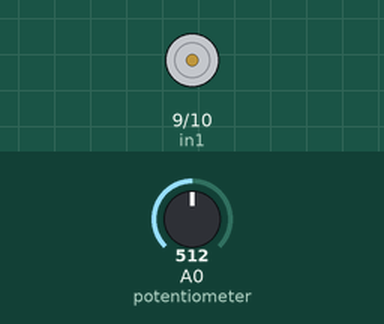
This sketch was run on a simulated Arduino Uno, built with avr-gcc and run on an emulated ATmega328P. On the bench: motor-driver pin pairs drawn as motors (green arrow = first pin HIGH = forward, orange = second pin HIGH = backward, longer = more drive). The test bench sets the inputs (shaded band); at power-on: A0 (potentiometer) = 512.

Above: at 1.2 s.
1.3 s: A0 (potentiometer) set to 534
At 2.5 s:
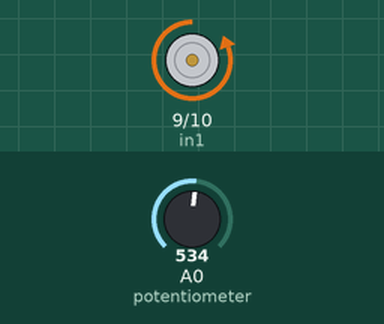
2.8 s: A0 (potentiometer) set to 306
At 3.8 s:
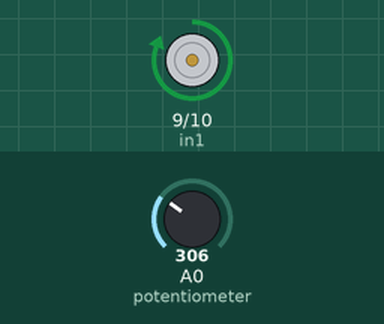
4.3 s: A0 (potentiometer) set to 716
At 4.9 s:
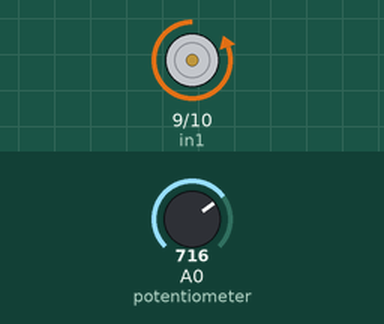
5.8 s: A0 (potentiometer) set to 245
At 6.1 s:
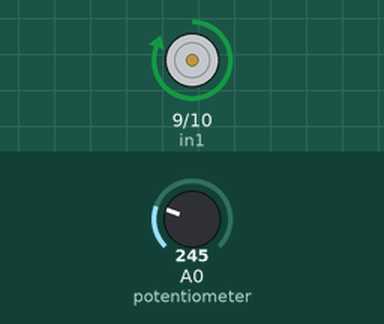
Timing chart, 0 to 8.3 s (numbered marks = the images above; inputs shaded):
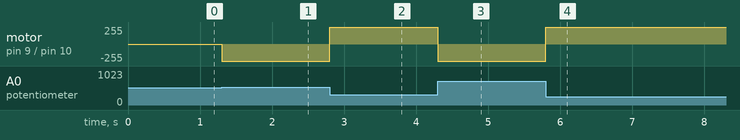

The sketch:

POT-Forwad_Reverse.ino
```cpp
#define in1 9
#define in2 10

void setup() {
  pinMode(in1, OUTPUT);
  pinMode(in2, OUTPUT);
}

void loop() {
  int potValue = analogRead(A0); // Read potentiometer value
  int pwmOutput = map(potValue, 0, 1023, 0 , 255); // Map the potentiometer value from 0 to 255

  if (pwmOutput<127 & pwmOutput>0) {
    int forward = map(pwmOutput, 0, 127, 0 , 255);
   digitalWrite(in2,LOW);
   digitalWrite(in1,forward);
  }
  if (pwmOutput>127 & pwmOutput<255) {
    int reverse = map(pwmOutput, 128, 255, 0 , 255);
    digitalWrite(in2,reverse);
    digitalWrite(in1,LOW);
  }
}
```

Measured:
- the behaviour switches between 517 and 518 on A0 (potentiometer) (found by bisection; images 0 and 1)
- after the input at 1.3 s, motor on pin 9 (in1) / pin 10 (in2): stopped → backward 255/255 at once
- after the input at 2.8 s, motor on pin 9 (in1) / pin 10 (in2): backward 255/255 → forward 255/255 at once
- after the input at 4.3 s, motor on pin 9 (in1) / pin 10 (in2): forward 255/255 → backward 255/255 at once
- after the input at 5.8 s, motor on pin 9 (in1) / pin 10 (in2): backward 255/255 → forward 255/255 at once
